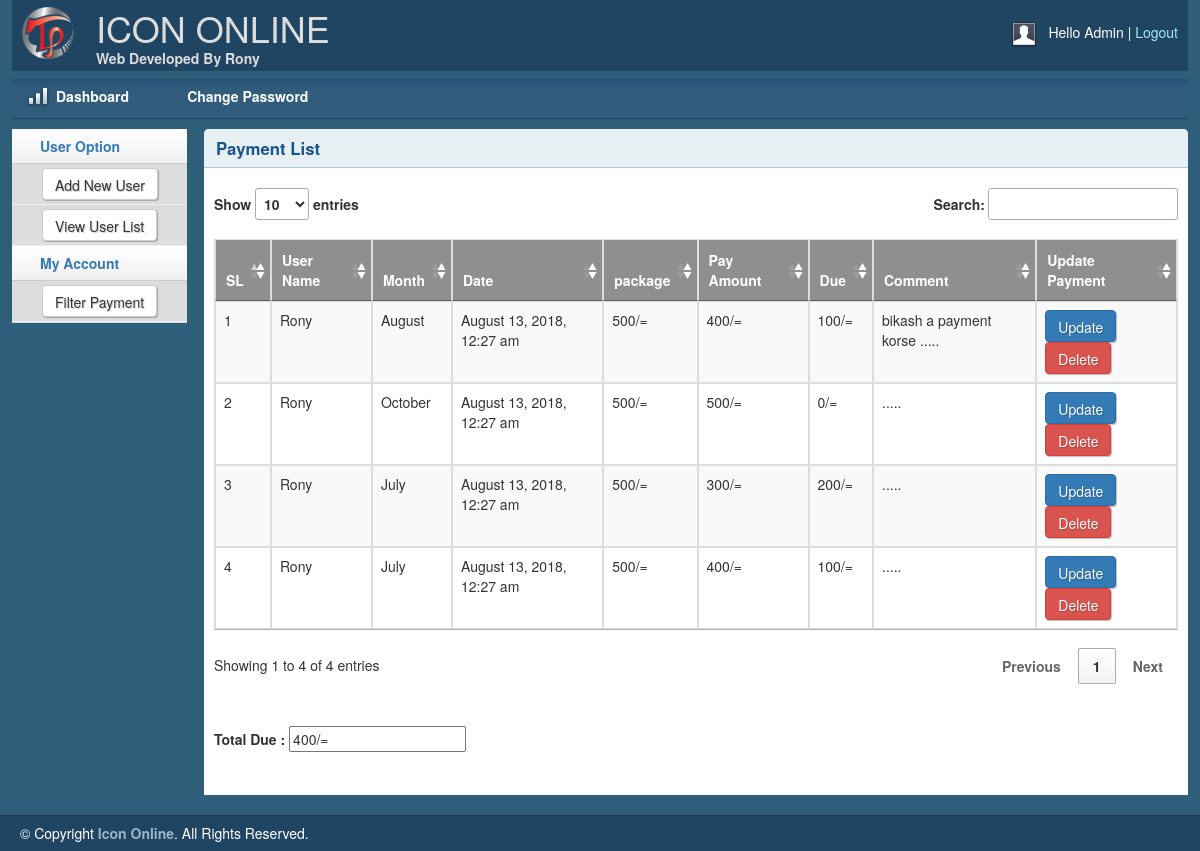
/paymentdetails.php?userid=64, run on the app's committed database.
### tables this page shows
CREATE TABLE IF NOT EXISTS `payment` (
  `month_id` int(11) NOT NULL AUTO_INCREMENT,
  `month_name` varchar(255) NOT NULL,
  `date` datetime NOT NULL DEFAULT CURRENT_TIMESTAMP,
  `user_id` int(11) NOT NULL,
  `user_name` varchar(255) NOT NULL,
  `packeg_price` varchar(255) NOT NULL,
  `amount` int(255) NOT NULL,
  `comment` text NOT NULL,
  PRIMARY KEY (`month_id`)
);

### lib/Database.php (called while the page is built, shortened)
<?php
Class Database{
 public $host   = DB_HOST;
 public $user   = DB_USER;
 public $pass   = DB_PASS;
 public $dbname = DB_NAME;
 public $link;
private function connectDB(){
 $this->link = new mysqli($this->host, $this->user, $this->pass, $this->dbname);
 }
public function select($query){
  $result = $this->link->query($query) or die($this->link->error.__LINE__);
  if($result->num_rows > 0){
    return $result;
  } else {
    return false;
  }
 }
}

### classes/User.php (called while the page is built, shortened)
<?php
   $filepath = realpath(dirname(__FILE__));
    include_once ($filepath.'/../lib/Database.php');
    include_once ($filepath.'/../helpers/Format.php');
?>
<?php
class User{
	 private $db;
	 public function __construct(){
		$this->db=new Database();
	}
		    public function getALLPaymentById($id){
		    	$query = "SELECT * FROM payment Where user_id='$id' ORDER BY month_id ASC";
		    	 $result = $this->db->select($query);
                 return $result;
		    }
}
?>

### helpers/Format.php (called while the page is built, shortened)
<?php
class Format{
 public function formatDate($date){
  return date('F j, Y, g:i a', strtotime($date));
 }
 public function textShorten($text, $limit = 400){
      $text = $text. " ";
      $text = substr($text, 0, $limit);
      $text = substr($text, 0, strrpos($text, ' '));
      $text = $text.".....";
      return $text;
 }
}
?>

### paymentdetails.php (the view, shortened to what this page needs)
<?php include 'inc/header.php';?>
<?php include 'inc/sidebar.php';?>
<?php include 'classes/User.php';?>
<?php include_once 'helpers/Format.php';?>
<?php
$us=new User();
$fm=new Format();
if(!isset($_GET['userid']) || $_GET['userid']== NULL) {
       echo "<script> window.location='userlist.php';</script>";
       }
       else{
        $id = preg_replace('/[^-a-zA-Z0-9_]/', '', $_GET['userid']);
       }
?>
<div class="grid_10">
    <div class="box round first grid">
        <h2>Payment List</h2>
        <div class="block">
        <div class="table-responsive">
            <table class="table table-striped table-bordered" id="user_data">
			<thead>
				<tr>
					<th>SL</th>
					<th>User Name</th>
					<th>Month</th>
					<th>Date</th>
					<th>package</th>
					<th>Pay Amount</th>
					<th>Due</th>
					<th>Comment</th>
					<th>Update Payment</th>
				</tr>
			</thead>
			<tbody>
					<?php
					$getALLPaymentById = $us->getALLPaymentById($id);
					if ($getALLPaymentById) {
						$i=0;
						$total_due= 0;
						while ($result = $getALLPaymentById->fetch_assoc()) {
							$i++;
					?>
				<tr class="odd gradeX">
					<td><?php echo $i;?></td>
					<td><?php echo $result['user_name'];?></td>
					<td><?php echo $result['month_name'];?></td>
					<td><?php echo $fm->formatDate($result['date']);?></td>
					<td><?php echo $result['packeg_price'];?></td>
					<td><?php echo $result['amount'];?>/=</td>
					<td><?php
					  if($result['packeg_price']>$result['amount']){
					  	$due = $result['packeg_price'] -$result['amount'];
					  	echo $due.'/=';
					  	}
					?></td>
					<td><?php echo $fm->textShorten($result['comment'],30);?></td>
				<td><a href="paymentedit.php?month_id=<?php echo $result['month_id']?>&userid=<?php echo $result['user_id']?>&date=<?php echo $result['date']?>"><button type="button" class="btn btn-primary">Update</button></a>  <a onclick="return confirm('Are you sure to Delete !')" href="?del_month=<?php echo $result['month_id']?>&userid=<?php echo $result['user_id']?>"><button type="button" class="btn btn-danger">Delete</button></a></td>
				</tr>
				                 <?php
				                 if (!empty($due)) {
				                 	$total_due = $total_due + $due;
				                 }
                                    ?>
				<?php }}?>
			</tbody>
		</table>
		             <tr>
                          <td>
                            <label>Total Due :</label>
                          </td>
                            <td>
                              <input type="text"  value="<?php
                               if (!empty($total_due)) {
                                echo $total_due."/=";
                               } else{
                                echo "There has No Due yet ";
                               }?>" />
                            </td>
                        </tr>
       </div>
    </div>
</div>
</div>
<?php include 'inc/footer.php';?>

### css/layout.css (style rules this page uses)
body { background: #fff none repeat scroll 0 0; color: #444; font-size: 14px; padding: 0; }
a { color: #000; font-weight:bold; text-decoration: none; }
h1, h2, h3, h4, h5, h6 { line-height:1.2em; margin-bottom:.3em; }
h2 { margin-top:1em; }
.box { background:#fff; margin-bottom:20px; padding:10px 10px 10px 10px; margin-left:-8px; }
.box.grid { padding-bottom:40px; }
.box.round { -moz-border-radius: 5px 5px 0px 0px; -webkit-border-radius: 5px 5px 0px 0px; border-radius: 5px 5px 0px 0px; }
.box h2 { font-size:1.2em; font-weight:bold; color:#1B548D; background:#E6F0F3; margin:-10px -10px 0 -10px; padding:10px 12px; border-bottom:1px solid #B3CBD6; -moz-border-radius: 5px 5px 0px 0px; -webkit-border-radius: 5px 5px 0px 0px; border-radius: 5px 5px 0px 0px; }
.box.first { min-height: 406px; }
.block { padding-top:20px; }
.block { padding-bottom:1px; }
.sorting_asc { background: #8f8f8f url(../img/table/sort_asc.png) no-repeat center right; padding:8px 5px; text-align:left; color:#fff; }
.sorting { background:#8f8f8f url(../img/table/sort_both.png) no-repeat center right; padding:8px 5px; text-align:left; color:#fff; }
tr.odd { height: 30px; line-height: 30px; border-bottom:1px solid #e6e6e6; }
tr.even { height: 30px; line-height: 30px; border-bottom:1px solid #e6e6e6; }
tr.odd td, tr.even td { padding-left:5px; }
.btn, .btn-icon, .btn-mini { background-repeat: repeat-x; color: #FFF; font-weight: bold; display: inline-block; text-decoration: none; border-width: 1px; border-style: solid; padding: 0 15px 4px; *padding: 0 7px 4px; margin: 0; text-shadow: 1px 1px 1px rgba(0,0,0,.2); -moz-box-shadow: 1px 1px 1px rgba(0,0,0,.25); -webkit-box-shadow: 1px 1px 1px rgba(0,0,0,.25); -moz-border-radius: 4px; -webkit-border-radius: 4px; filter: progid:DXImageTransform.Microsoft.Shadow(color=#999999,direction=135,strength=2); cursor: pointer; position: relative; }
.btn, .btn-icon { background-position: 0 -80px; font-size: 12px; height: 32px; line-height: 29px; }
.btn, .btn-icon, .btn-mini, .btn:visited, .btn-icon:visited, .btn-mini:visited { background-image: url(../img/bg-lite.png); background-color: #F90; border-color: #D58000; color: #FFF; }

### data on the page
payment: user_name "Rony", month_name "August", date "August 13, 2018, 12:27 am", packeg_price "500/=", amount "400", due "100", comment "bikash a payment korse ....."
payment: user_name "Rony", month_name "October", date "August 13, 2018, 12:27 am", packeg_price "500/=", amount "500", due "0", comment "....."
payment: user_name "Rony", month_name "July", date "August 13, 2018, 12:27 am", packeg_price "500/=", amount "300", due "200", comment "....."
payment: user_name "Rony", month_name "July", date "August 13, 2018, 12:27 am", packeg_price "500/=", amount "400", due "100", comment "....."
